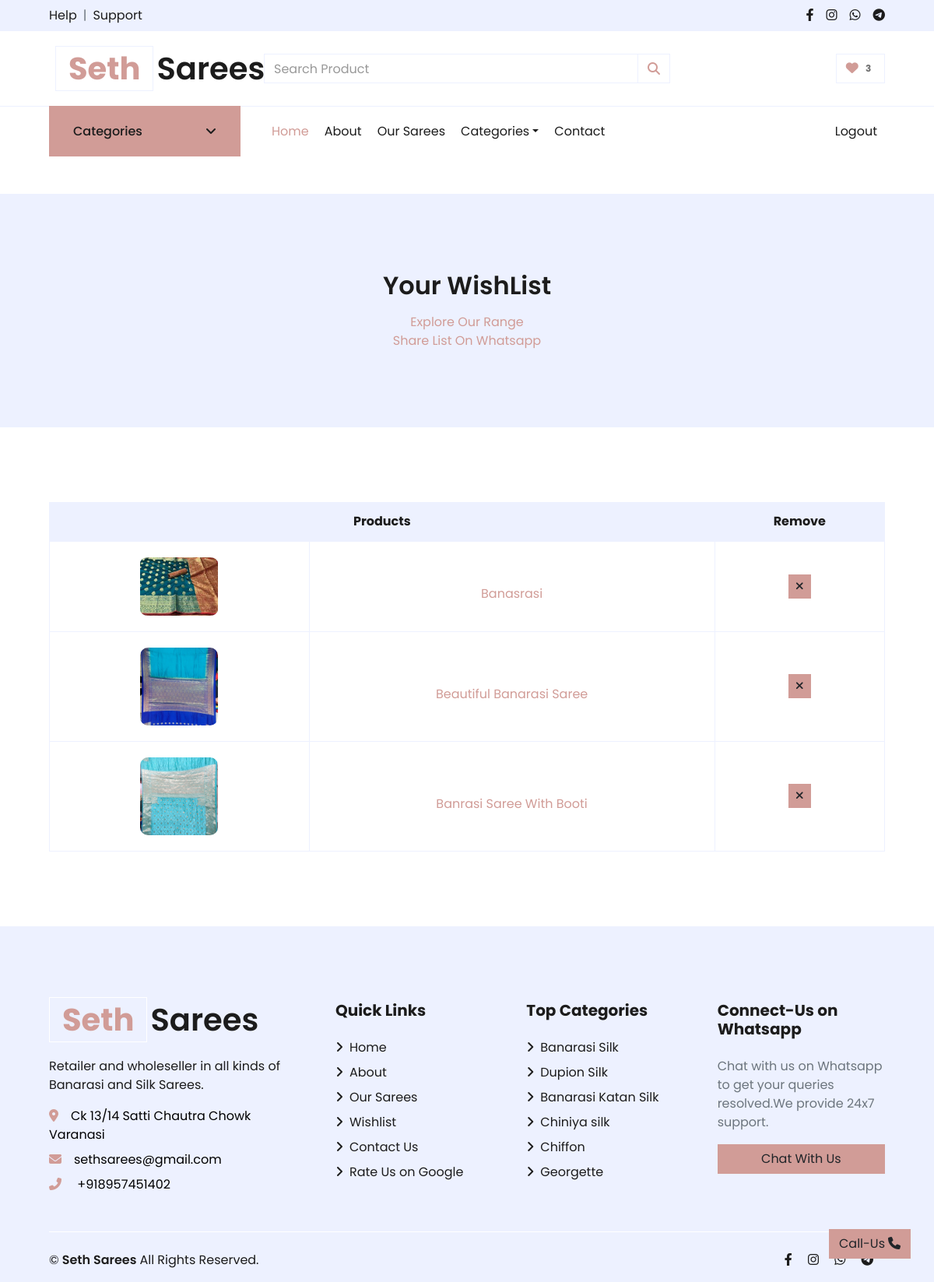
The app's page /wishlist (signed in), older data.
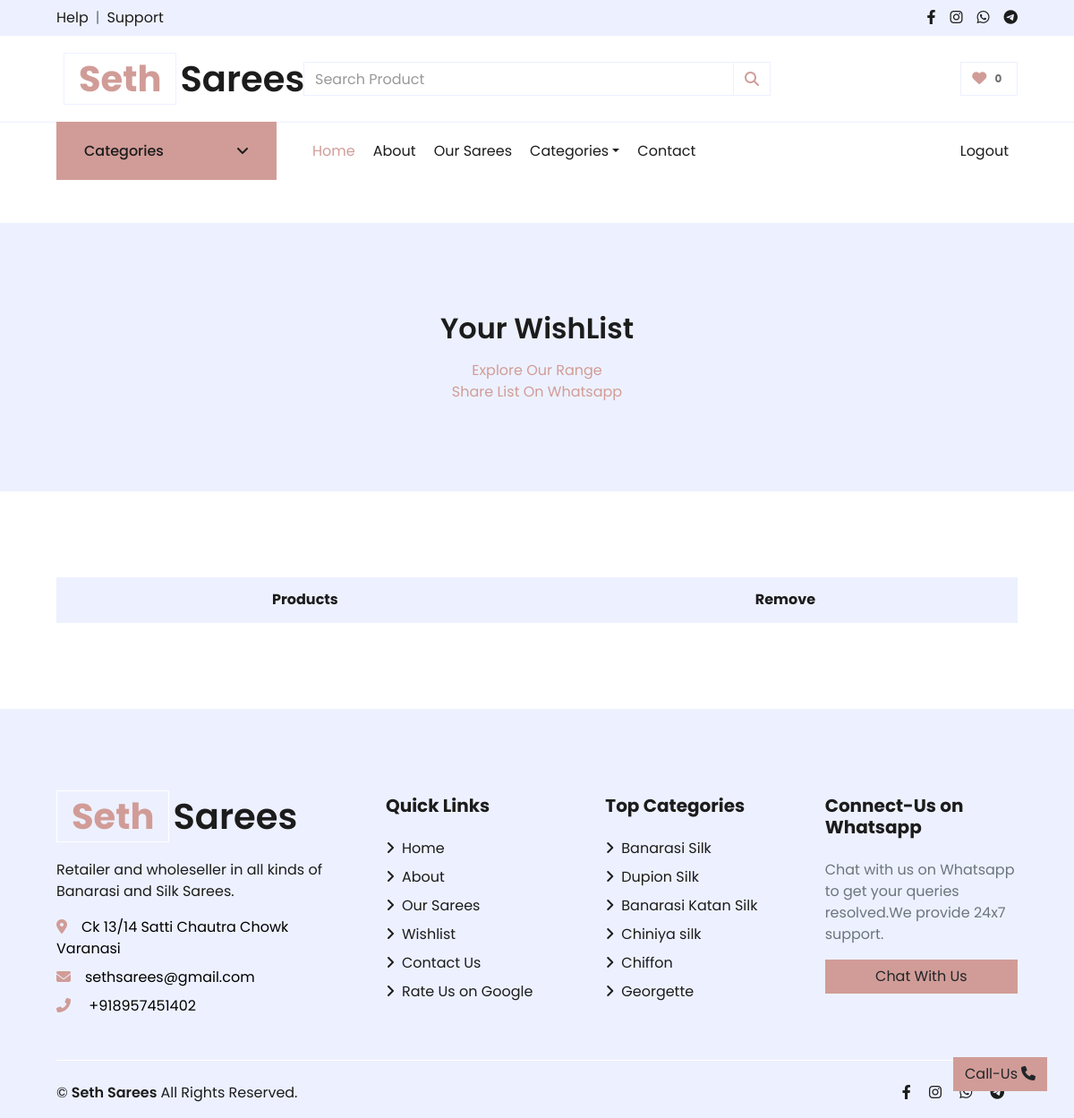
The same page, newer data.
### store/models/wishlist.py (models this page shows)
class Wishlist(models.Model):
    customer = models.ForeignKey(Customer, on_delete=models.CASCADE, default=1)
    product = models.ForeignKey(Product, on_delete=models.CASCADE, default=1)

### store/models/product.py (models this page shows, shortened)
class Product(models.Model):
    name = models.CharField(max_length=50)
    price = models.IntegerField(default=0)
    category = models.ForeignKey(Category, on_delete=models.CASCADE, default=1)
    description = models.TextField( default='' , null=True , blank=True)
    short_description= models.TextField( default='' , null=True , blank=True)
    image = models.ImageField(upload_to='uploads/products/')
    image1 = models.ImageField(upload_to='uploads/products/')
    image2 = models.ImageField(upload_to='uploads/products/')

### store/models/category.py (models this page shows, shortened)
class Category(models.Model):
    name = models.CharField(max_length=50)
    image = models.ImageField(default='',upload_to='uploads/category_img/')
    description = models.TextField( default='' , null=True , blank=True)
    def __str__(self):
        return self.name

### store/views/wishlist.py (the view)
# urls.py: path('wishlist',show_wishlist),
def show_wishlist(request):
    customer_id=request.session.get('customer')
    if(customer_id):
        customer=Customer.objects.get(id=customer_id)
        wishlist=Wishlist.objects.filter(customer=customer_id)
        wishlist_len=len(wishlist)
        data['wishlist']=wishlist
        data['customer_name']=customer.first_name+customer.last_name
        data['wishlist_len']=wishlist_len
        return render(request,'wishlist.html',data)
    else :
        next = request.GET.get('next', '/')
        url='login?next='+next
        return redirect(url)

### store/templates/wishlist.html (shortened to what this page needs)
{% extends 'base.html' %}
{% load static %}
{% block content %}
    <div class="container-fluid bg-secondary mb-5">
        <div class="d-flex flex-column align-items-center justify-content-center" style="min-height: 300px">
            <h2 class="font-weight-semi-bold  mb-3">Your WishList</h2>
            <div class="d-flex flex-column text-center align-items-center justify-content-center ">
                <p class="m-0"><a href="/category">Explore Our Range</a></p>
                <p class="m-0">
                    <a href="https://wa.me/{{phone_no}}?text= Hey I am {{customer_name}} and I have prepared my list on URL: {{ request.get_host }}/show-sent-list?customer_id={{request.session.customer}} kindly check it">Share List On Whatsapp</a>
                </p>
            </div>
        </div>
    </div>
    <div class="container-fluid pt-5">
        <div class="row px-xl-5">
            <div class="col-lg-12 table-responsive mb-5">
                <table class="table table-bordered text-center mb-0">
                    <thead class="bg-secondary text-dark">
                        <tr>
                            <th colspan="2">Products {{wishlist.length}}</th>
                            <th>Remove</th>
                        </tr>
                    </thead>
                    <tbody class="align-middle">
                        {%for entry in wishlist%}
                        <tr>
                            <td class=""><a href="/detail?product={{entry.product.id}}"><img src="{{entry.product.image.url}}" alt="" style="width: 100px;border-radius: 10%;"  class="m-2"></a> </td>
                            <td class="text-center pt-5" style="vertical-align: middle;"><a href="/detail?product={{entry.product.id}}"> <a href="/detail?product={{entry.product.id}}"><p> {{entry.product.name}}</p></a></td>
                            <td class="align-middle"><form action="/remove-item" method="POST">
                                <button type="submit" method="POST" class="btn btn-sm btn-primary"><i class="fa fa-times"></i></button></form>
                            </td>
                        </tr>
                        {%endfor%}
                    </tbody>
                </table>
            </div>
        </div>
    </div>
    {% endblock content%}

### store/templates/base.html (shortened to what the changed rows need)
<!DOCTYPE html>
<html lang="en">
    {% load static %}
<head>
    <link rel="stylesheet" href="https://cdnjs.cloudflare.com/ajax/libs/font-awesome/6.2.1/css/all.min.css" />
    <link href="{% static './store/lib/owlcarousel/assets/owl.carousel.min.css' %}" rel="stylesheet">
    <link rel="stylesheet" href="https://unpkg.com/aos@next/dist/aos.css" />
    <link href="{% static './store/css/style.css' %}" rel="stylesheet">
</head>
<body>
    <div class="container-fluid">
        <div class="row align-items-center py-3 px-xl-5">
            <div class="col-lg-3 d-none d-lg-block">
                <a href='/' class="text-decoration-none">
                    <h1 class="m-2 display-5 font-weight-semi-bold"><span class="text-primary font-weight-bold border px-3 mr-1">Seth</span>Sarees</h1>
                </a>
            </div>
            <div class="col-lg-3 col-6 text-right">
                <a href="/wishlist?next={{ request.get_full_path|urlencode }}" class="btn border">
                    <i class="fas fa-heart text-primary"></i>
                    <span class="badge">{{wishlist_len}}</span>
                </a>
            </div>
        </div>
    </div>
        {%block content%}
        {%endblock%}
    <div class="container-fluid bg-secondary text-dark mt-5 pt-5">
        <div class="row px-xl-5 pt-5">
            <div class="col-lg-4 col-md-12 mb-5 pr-3 pr-xl-5">
                <a href="/" class="text-decoration-none">
                    <h1 class="mb-4 display-5 font-weight-semi-bold"><span class="text-primary font-weight-bold border border-white px-3 mr-1">Seth</span>Sarees</h1>
                </a>
            </div>
            <div class="col-lg-8 col-md-12">
                <div class="row">
                    <div class="col-md-4 mb-5">
                        <div class="d-flex flex-column justify-content-start">
                            {% for category in categories|slice:":6" %}
                            <a class="text-dark mb-2" href="/category?category={{category.id}}"><i class="fa fa-angle-right mr-2"></i>{{category}}</a>
                            {% endfor %}
                        </div>
                    </div>
                </div>
            </div>
        </div>
    </div>
</body>

Row changes from the older to the newer data that the page shows:
removed Wishlist: product.image (picture), product.name "Banasrasi"
removed Wishlist: product.image (picture), product.name "Beautiful Banarasi Saree"
removed Wishlist: product.image (picture), product.name "Banrasi Saree With Booti"
Text that changed along with them:
{{ wishlist_len }}: "3" → "0"
